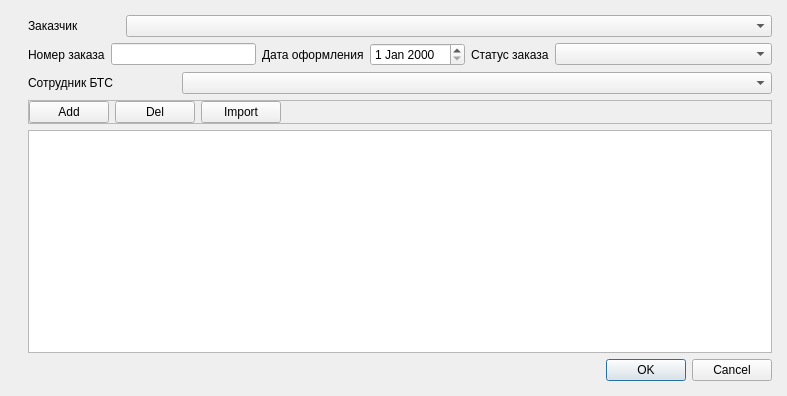
<?xml version="1.0" encoding="UTF-8"?>
<ui version="4.0">
 <class>OrderWindow</class>
 <widget class="QDialog" name="OrderWindow">
  <property name="geometry">
   <rect>
    <x>0</x>
    <y>0</y>
    <width>787</width>
    <height>396</height>
   </rect>
  </property>
  <property name="windowTitle">
   <string>Сведения о заказе...</string>
  </property>
  <layout class="QHBoxLayout" name="horizontalLayout_4">
   <item>
    <widget class="QLabel" name="lbLogoImage">
     <property name="text">
      <string/>
     </property>
    </widget>
   </item>
   <item>
    <layout class="QVBoxLayout" name="verticalLayout">
     <property name="leftMargin">
      <number>4</number>
     </property>
     <property name="topMargin">
      <number>4</number>
     </property>
     <property name="rightMargin">
      <number>4</number>
     </property>
     <property name="bottomMargin">
      <number>4</number>
     </property>
     <item>
      <layout class="QHBoxLayout" name="horizontalLayout_2" stretch="1,7">
       <item>
        <widget class="QLabel" name="label_2">
         <property name="text">
          <string>Заказчик</string>
         </property>
        </widget>
       </item>
       <item>
        <widget class="QComboBox" name="cbCustomer"/>
       </item>
      </layout>
     </item>
     <item>
      <layout class="QHBoxLayout" name="horizontalLayout" stretch="1,2,1,1,1,3">
       <item>
        <widget class="QLabel" name="label">
         <property name="text">
          <string>Номер заказа</string>
         </property>
        </widget>
       </item>
       <item>
        <widget class="QLineEdit" name="leOrderNumber"/>
       </item>
       <item>
        <widget class="QLabel" name="label_5">
         <property name="text">
          <string>Дата оформления</string>
         </property>
        </widget>
       </item>
       <item>
        <widget class="QDateEdit" name="deDateOn"/>
       </item>
       <item>
        <widget class="QLabel" name="label_4">
         <property name="text">
          <string>Статус заказа</string>
         </property>
        </widget>
       </item>
       <item>
        <widget class="QComboBox" name="cbStatus"/>
       </item>
      </layout>
     </item>
     <item>
      <layout class="QHBoxLayout" name="horizontalLayout_3" stretch="1,4">
       <item>
        <widget class="QLabel" name="label_3">
         <property name="text">
          <string>Сотрудник БТС</string>
         </property>
        </widget>
       </item>
       <item>
        <widget class="QComboBox" name="cbManager"/>
       </item>
      </layout>
     </item>
     <item>
      <widget class="QFrame" name="frame">
       <property name="frameShape">
        <enum>QFrame::StyledPanel</enum>
       </property>
       <property name="frameShadow">
        <enum>QFrame::Raised</enum>
       </property>
       <layout class="QHBoxLayout" name="horizontalLayout_5">
        <property name="leftMargin">
         <number>0</number>
        </property>
        <property name="topMargin">
         <number>0</number>
        </property>
        <property name="rightMargin">
         <number>0</number>
        </property>
        <property name="bottomMargin">
         <number>0</number>
        </property>
        <item>
         <widget class="QPushButton" name="pushButton_3">
          <property name="sizePolicy">
           <sizepolicy hsizetype="Fixed" vsizetype="Fixed">
            <horstretch>0</horstretch>
            <verstretch>0</verstretch>
           </sizepolicy>
          </property>
          <property name="text">
           <string>Add</string>
          </property>
          <property name="default">
           <bool>false</bool>
          </property>
          <property name="flat">
           <bool>false</bool>
          </property>
         </widget>
        </item>
        <item>
         <widget class="QPushButton" name="pushButton">
          <property name="sizePolicy">
           <sizepolicy hsizetype="Fixed" vsizetype="Fixed">
            <horstretch>0</horstretch>
            <verstretch>0</verstretch>
           </sizepolicy>
          </property>
          <property name="text">
           <string>Del</string>
          </property>
          <property name="default">
           <bool>false</bool>
          </property>
          <property name="flat">
           <bool>false</bool>
          </property>
         </widget>
        </item>
        <item>
         <widget class="QPushButton" name="pushButton_2">
          <property name="sizePolicy">
           <sizepolicy hsizetype="Fixed" vsizetype="Fixed">
            <horstretch>0</horstretch>
            <verstretch>0</verstretch>
           </sizepolicy>
          </property>
          <property name="text">
           <string>Import</string>
          </property>
          <property name="default">
           <bool>false</bool>
          </property>
          <property name="flat">
           <bool>false</bool>
          </property>
         </widget>
        </item>
        <item>
         <spacer name="horizontalSpacer">
          <property name="orientation">
           <enum>Qt::Horizontal</enum>
          </property>
          <property name="sizeHint" stdset="0">
           <size>
            <width>40</width>
            <height>20</height>
           </size>
          </property>
         </spacer>
        </item>
       </layout>
      </widget>
     </item>
     <item>
      <widget class="QTableView" name="tv">
       <property name="editTriggers">
        <set>QAbstractItemView::NoEditTriggers</set>
       </property>
       <property name="showDropIndicator" stdset="0">
        <bool>false</bool>
       </property>
      </widget>
     </item>
     <item>
      <widget class="QDialogButtonBox" name="buttonBox">
       <property name="orientation">
        <enum>Qt::Horizontal</enum>
       </property>
       <property name="standardButtons">
        <set>QDialogButtonBox::Cancel|QDialogButtonBox::Ok</set>
       </property>
      </widget>
     </item>
    </layout>
   </item>
  </layout>
 </widget>
 <resources/>
 <connections>
  <connection>
   <sender>buttonBox</sender>
   <signal>accepted()</signal>
   <receiver>OrderWindow</receiver>
   <slot>accept()</slot>
   <hints>
    <hint type="sourcelabel">
     <x>248</x>
     <y>254</y>
    </hint>
    <hint type="destinationlabel">
     <x>157</x>
     <y>274</y>
    </hint>
   </hints>
  </connection>
  <connection>
   <sender>buttonBox</sender>
   <signal>rejected()</signal>
   <receiver>OrderWindow</receiver>
   <slot>reject()</slot>
   <hints>
    <hint type="sourcelabel">
     <x>316</x>
     <y>260</y>
    </hint>
    <hint type="destinationlabel">
     <x>286</x>
     <y>274</y>
    </hint>
   </hints>
  </connection>
 </connections>
</ui>
